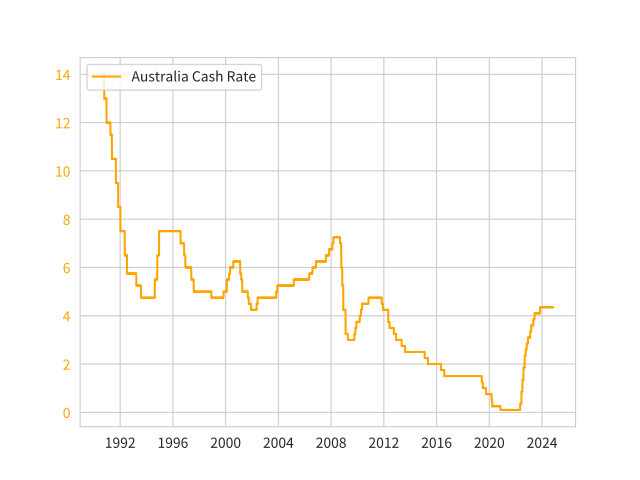

Write Python code to recreate this figure.
from numpy.random import *
import pandas as pd
import seaborn as sns
from matplotlib import pyplot as plt #%matplotlib inline
import matplotlib.dates as mdates

#Load a data file
df1 = pd.read_csv("OfficialRate-2011-xx.csv", #to read CSV file into df1 = DataFrame.
		sep=",", 
		engine = "python", #to load Japanese CSV file.
		encoding = "utf-8",
        header=[10], #header=[1] = use the second row for comlumn headers, header=[0] = use the first row for comlumn headers. PANDAS count 0 for the first row, 1 for the second row.  
		#index_col=[0], 
		)

#Data Check
print("\nHello, this is the checking part before visualizeing your data.\n")
print("\nThis is the overall information of your data.\n")
print(df1.info()) 
print("\nThis is the first three rows and columns of your data.\n")
print(df1.head(3))
print("\nThis is the data type of your first column.\n")
print(type(df1["Series ID"]))
print("\nThis is the column with header name FIRMMCRTD.\n")
print(df1["FIRMMCRTD"])
print("\nThis is the data type of the column with header name ""FIRMMCRTD"".\n")
print(type(df1["FIRMMCRTD"]))

print("\nNow let's change the datatype to prepare for our visualization.\n")
print("\nChanging obeject to datetime.\n")
#df1["Series ID"] = pd.to_datetime(df1["Series ID"])
df1["Series ID"] = pd.to_datetime(df1["Series ID"], infer_datetime_format=True)
print("\nYou can see the converted datatypes.\n")
print(df1.info())
print("\nYou can see the converted dataframe.\n")
print(df1)
print("\nThen, we set Series ID as index.\n")
df1 = df1.set_index("Series ID")
print("\nSee how set_index works.\n")
print(df1.info())
print(df1)






#Load a data file
print("\nNext, we make the second datadrame as df2.\n")
df2 = pd.read_csv("OfficialRate-1990-2010.csv", #to read CSV file into df2 = DataFrame.
		sep=",", 
		engine = "python", #to load Japanese CSV file.
		encoding = "utf-8",
        header=[10], #header=[1] = use the second row for comlumn headers, header=[0] = use the first row for comlumn headers. PANDAS count 0 for the first row, 1 for the second row.  
		#index_col=[0], 
		)
print("\nThis is the overall information of your data.\n")
print(df2.info()) 
print("\nThis is the rows and columns of your data.\n")
print(df2.head(3))
df2["Series ID"] = pd.to_datetime(df2["Series ID"], infer_datetime_format=True)
print("\nYou can see the converted datatypes.\n")
print(df2.info())
print("\nYou can see the converted dataframe.\n")
print(df2)
print("\nThen, we set Series ID as index.\n")
df2 = df2.set_index("Series ID")
print("\nSee how set_index works.\n")
print(df2.info())
print(df2)

print("\nLet's merge df1 and df2.\n")
DFMerge = pd.concat([df1, df2], axis=0, ignore_index=False)
print("\nSee how concat works to merge two dataframes.\n")
print(DFMerge.info())
print(DFMerge)
print("\nLet's sort the dataframe.\n")
DFMerge = DFMerge.sort_index()#use sort_index after merging data. 
print(DFMerge)

print("\nCut out the part of dataframes before rendering.\n")
DATERANGE = DFMerge.loc['1990-09-01':'2024-11-01']
print("\nYou can see the DATERANGE.\n")
print(DATERANGE.info())
print("\nYou can see the DATERANGE dataframe.\n")
print(DATERANGE)

print("\nThe datatype of FIRMMCRTD is object and it is not suitable for plotting. Let's change the datatype of FIRMMCRTD from object to float.\n")
DATERANGE['FIRMMCRTD'] = pd.to_numeric(DATERANGE['FIRMMCRTD'])
print(DATERANGE.info())

print("\nWell done, you finished the checking part.\n")

#Styling
"""
color = 
b	青 (Blue)
g	緑 (Green)
r	赤 (Red)
c	シアン (Cyan)
m	マゼンタ (Magenta)
y	黄 (Yellow)
k	黒 (Black)
w	白 (White)
"""

"""
#Add Annotation and Arrow
plt.annotate('local max', xy=(1950, 100),  xycoords='data',
            xytext=(0.8, 0.95), textcoords='axes fraction',
            # arrowprops=dict(facecolor='black', shrink=0.05),
            horizontalalignment='right', verticalalignment='top',
            )
"""

#Rendering section
sns.set_style("whitegrid") #Preset styling template.
#plt.grid(True) 
plt.rcParams["font.family"] = "Noto Sans CJK JP" #Set a font after set_style to overwrite.
fig, ax1 = plt.subplots(1,1) #Make a place for figure and add simple xy axes. 

plt.plot(DATERANGE.index, DATERANGE["FIRMMCRTD"], color ='orange',
         marker ='o', markersize = 0.1, 
         label ='Australia Cash Rate')
ax1.tick_params(axis='y', labelcolor='orange')
#plt.plot(df1["Series ID"], df1["Series ID"], color ='g',
#         linestyle ='dashed', linewidth = 2,
#         label ='JGB10YearYield')

fig = plt.legend(loc="upper left", fontsize=10) #Location of the legend.


#fig = plt.xlabel("Series ID") #Unit of X-Axis
#fig = plt.ylabel("-") #Unit of Y-Axis
#fig = plt.xlim(900, 2000) #X-Axis (Min,Max)
#fig = plt.ylim(0, 1.5) #Y-Axis (Min,Max)
#fig = plt.xticks([0, 250, 500, 750])
#fig = plt.yticks([0.1,0.2,0.3,0.4,0.5,0.6,0.7,0.8,0.9,1.0,1.1,1.2,1.3,1.4])

#fig = plt.xticks(rotation='vertical') #Rotate strings(=words) at Xticks in case they appear inappropriately.




#Data Save Section
plt.savefig('CashRate-1990--xx.pdf')
plt.savefig('CashRate-1990--xxb.png', dpi=300)
plt.savefig('CashRate-1990--xxc.png', dpi=600) #Save files in multiple resolution at once.
plt.show()
